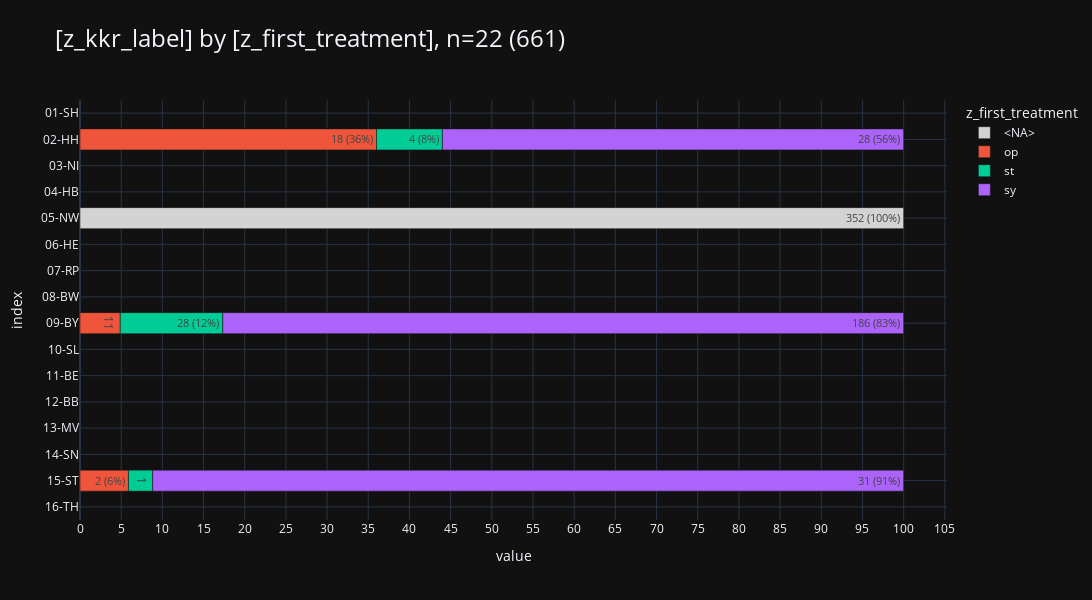

The notebook cell saved with this chart:
### Code cell
df_delay_kkr = (db_delay
    .project("""
            z_kkr_label,
            case when z_kkr_label = '05-NW' then null else z_first_treatment end as z_first_treatment,
            --z_first_treatment
            """)
    .filter("left(z_kkr_label,2)::int8 in (2,5,9,15)")
    .to_df()
    # .iloc[:,[0,3]]
    )
# df_delay_kkr.sum()
display(df_delay_kkr.sort_values(["z_kkr_label","z_first_treatment"]))
pls.plot_stacked_bars(
    df_delay_kkr,
    height=600,
    width=1600,
    orientation="h",
    relative=True,
    show_pct_bar=True,
    kkr_col="z_kkr_label",
    # renderer="png",
    )

### Figure 1 — Plotly figure (JSON) as saved in the notebook; plotly's stock layout.template omitted (floating-point values rounded to 4 significant figures)
{"data": [{"hovertemplate": "col=<NA><br>value=%{x}<br>index=%{y}<br>cnt_pct_bar_str=%{text}<extra></extra>", "legendgroup": "<NA>", "marker": {"color": "lightgray", "pattern": {"shape": ""}}, "name": "<NA>", "orientation": "h", "showlegend": true, "text": ["0", "0", "0", "352 (100%)", "0", "0", "0", "0", "0", "0", "0", "0", "0"], "textposition": "auto", "type": "bar", "x": [0, 0, 0, 352, 0, 0, 0, 0, 0, 0, 0, 0, 0], "xaxis": "x", "y": ["01-SH", "03-NI", "04-HB", "05-NW", "06-HE", "07-RP", "08-BW", "10-SL", "11-BE", "12-BB", "13-MV", "14-SN", "16-TH"], "yaxis": "y"}, {"hovertemplate": "col=op<br>value=%{x}<br>index=%{y}<br>cnt_pct_bar_str=%{text}<extra></extra>", "legendgroup": "op", "marker": {"color": "#EF553B", "pattern": {"shape": ""}}, "name": "op", "orientation": "h", "showlegend": true, "text": ["18 (36%)", "11", "2 (6%)"], "textposition": "auto", "type": "bar", "x": [18, 11, 2], "xaxis": "x", "y": ["02-HH", "09-BY", "15-ST"], "yaxis": "y"}, {"hovertemplate": "col=st<br>value=%{x}<br>index=%{y}<br>cnt_pct_bar_str=%{text}<extra></extra>", "legendgroup": "st", "marker": {"color": "#00CC96", "pattern": {"shape": ""}}, "name": "st", "orientation": "h", "showlegend": true, "text": ["4 (8%)", "28 (12%)", "1"], "textposition": "auto", "type": "bar", "x": [4, 28, 1], "xaxis": "x", "y": ["02-HH", "09-BY", "15-ST"], "yaxis": "y"}, {"hovertemplate": "col=sy<br>value=%{x}<br>index=%{y}<br>cnt_pct_bar_str=%{text}<extra></extra>", "legendgroup": "sy", "marker": {"color": "#AB63FA", "pattern": {"shape": ""}}, "name": "sy", "orientation": "h", "showlegend": true, "text": ["28 (56%)", "186 (83%)", "31 (91%)"], "textposition": "auto", "type": "bar", "x": [28, 186, 31], "xaxis": "x", "y": ["02-HH", "09-BY", "15-ST"], "yaxis": "y"}], "layout": {"barmode": "relative", "barnorm": "percent", "height": 600, "legend": {"title": {"text": "z_first_treatment"}, "tracegroupgap": 0, "traceorder": "normal"}, "title": {"font": {"size": 24}, "text": "[z_kkr_label] by [z_first_treatment], n=22 (661)", "xanchor": "left", "y": 0.95, "yanchor": "top"}, "width": 1600, "xaxis": {"anchor": "y", "domain": [0, 1], "dtick": 5, "gridwidth": 1, "showgrid": true, "title": {"text": "value"}}, "yaxis": {"anchor": "x", "categoryarray": ["16-TH", "15-ST", "14-SN", "13-MV", "12-BB", "11-BE", "10-SL", "09-BY", "08-BW", "07-RP", "06-HE", "05-NW", "04-HB", "03-NI", "02-HH", "01-SH"], "categoryorder": "array", "domain": [0, 1], "gridwidth": 1, "showgrid": true, "title": {"text": "index"}}}}
